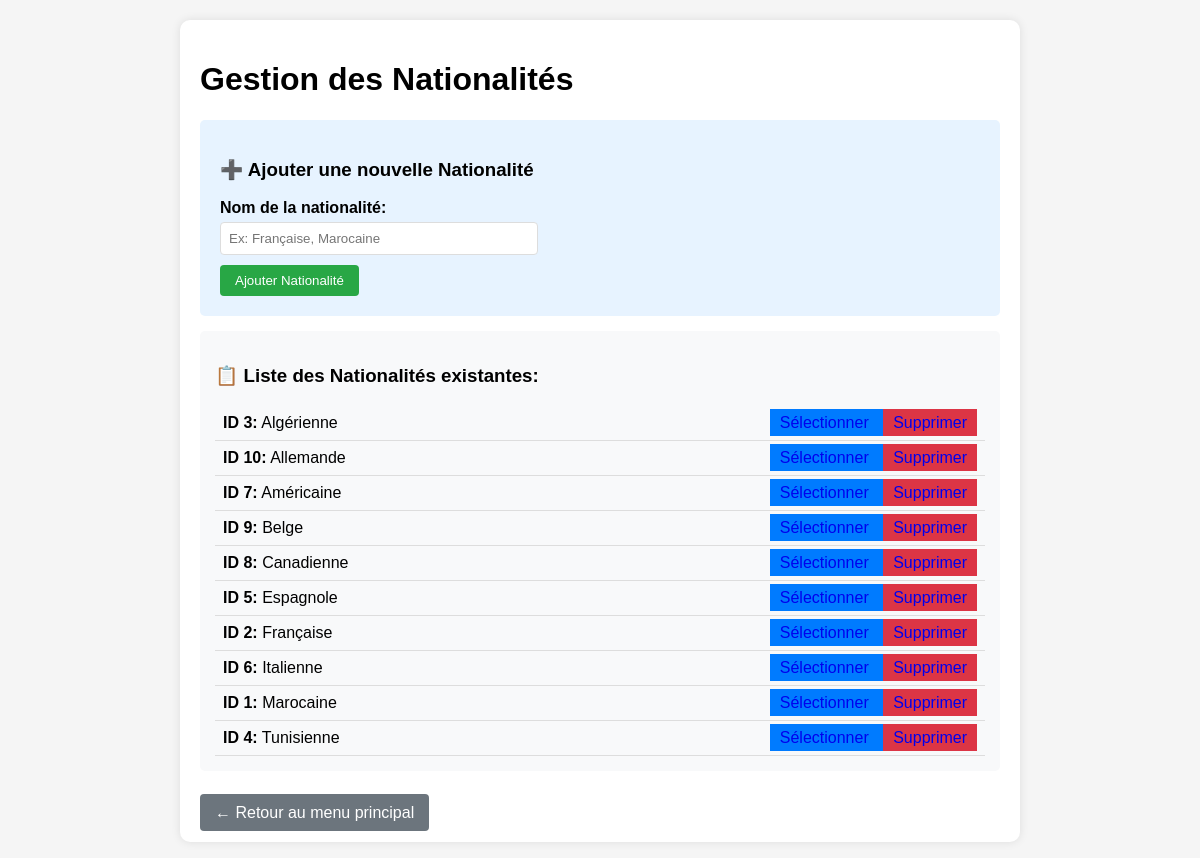
/gestion_nationalites.php, run on the app's committed database.
### tables this page shows
CREATE TABLE `nationalites` (
  `id_nationalite` int(11) NOT NULL,
  `libelle_nationalite` varchar(100) NOT NULL
);

### connexion_base.php (called while the page is built, shortened)
<?php
class ConnexionBase {
    public function __construct() {
        $servername = "localhost";
        $username = "root";
        $password = "";
        $dbname = "base_etudiants_tp2_2025";
        try {
            $this->pdo = new PDO("mysql:host=$servername;dbname=$dbname;charset=utf8", $username, $password);
        } catch(PDOException $e) {
            die("Connection failed: " . $e->getMessage());
        }
    }
}
?>

### gestion_nationalites.php (the view, shortened to what this page needs)
<?php
require_once 'connexion_base.php';
$db = new ConnexionBase();
$requete_nationalites = $db->pdo->query("SELECT * FROM nationalites ORDER BY libelle_nationalite");
$toutes_nationalites = $requete_nationalites->fetchAll(PDO::FETCH_ASSOC);
$nationalite_a_modifier = null;
?>
<!DOCTYPE html>
<html>
<head>
</head>
<body>
    <div class="container">
        <h1>Gestion des Nationalités</h1>
        <div class="form-section">
            <h3><?= $nationalite_a_modifier ? '✏️ Modifier la Nationalité' : '➕ Ajouter une nouvelle Nationalité' ?></h3>
            <form method="POST" action="traitement_nationalites.php">
                <div class="form-group">
                    <label for="libelle_nationalite">Nom de la nationalité:</label>
                    <input type="text" id="libelle_nationalite" name="libelle_nationalite"
                           placeholder="Ex: Française, Marocaine" required
                           value="<?= htmlspecialchars($nationalite_a_modifier['libelle_nationalite'] ?? '') ?>">
                </div>
                <?php if ($nationalite_a_modifier): ?>
                    <button type="submit" name="action" value="modifier" class="btn-modifier">Modifier Nationalité</button>
                    <a href="gestion_nationalites.php" class="btn-ajouter" style="text-decoration: none;">Nouvelle Saisie</a>
                <?php else: ?>
                    <button type="submit" name="action" value="ajouter" class="btn-ajouter">Ajouter Nationalité</button>
                <?php endif; ?>
            </form>
        </div>
        <div class="liste-nationalites">
            <h3>📋 Liste des Nationalités existantes:</h3>
            <?php if (empty($toutes_nationalites)): ?>
                <p>Aucune nationalité trouvée</p>
            <?php else: ?>
                <?php foreach($toutes_nationalites as $nat): ?>
                    <div class="nationalite-item">
                        <span><strong>ID <?= $nat['id_nationalite'] ?>:</strong> <?= htmlspecialchars($nat['libelle_nationalite']) ?></span>
                        <div>
                            <a href="gestion_nationalites.php?id=<?= $nat['id_nationalite'] ?>" class="btn-selectionner" style="text-decoration: none; padding: 5px 10px;">
                                Sélectionner
                            </a>
                            <a href="traitement_nationalites.php?action=supprimer&id=<?= $nat['id_nationalite'] ?>"
                               class="btn-supprimer"
                               onclick="return confirm('Êtes-vous sûr de vouloir supprimer la nationalité : <?= $nat['libelle_nationalite'] ?> ?')"
                               style="text-decoration: none; padding: 5px 10px;">
                                Supprimer
                            </a>
                        </div>
                    </div>
                <?php endforeach; ?>
            <?php endif; ?>
        </div>
        <br>
        <a href="menu_principal.php" style="background: #6c757d; color: white; padding: 10px 15px; text-decoration: none; border-radius: 4px;">← Retour au menu principal</a>
    </div>
</body>
</html>

### gestion_nationalites.php (style rules this page uses)
body { font-family: Arial; margin: 20px; background: #f5f5f5; }
.container { max-width: 800px; margin: 0 auto; background: white; padding: 20px; border-radius: 10px; box-shadow: 0 0 10px rgba(0,0,0,0.1); }
.form-section { background: #e7f3ff; padding: 20px; margin: 15px 0; border-radius: 5px; }
.liste-nationalites { background: #f8f9fa; padding: 15px; margin: 15px 0; border-radius: 5px; }
.nationalite-item { padding: 8px; border-bottom: 1px solid #ddd; display: flex; justify-content: space-between; align-items: center; }
.form-group { margin-bottom: 10px; }
label { display: block; font-weight: bold; margin-bottom: 5px; }
input[type="text"] { padding: 8px; width: 300px; border: 1px solid #ddd; border-radius: 4px; }
button { padding: 8px 15px; margin-right: 5px; border: none; border-radius: 4px; cursor: pointer; color: white; }
.btn-ajouter { background: #28a745; }
.btn-supprimer { background: #dc3545; }
.btn-selectionner { background: #007bff; }

### data on the page
nationalites: id_nationalite "3", libelle_nationalite "Algérienne"
nationalites: id_nationalite "10", libelle_nationalite "Allemande"
nationalites: id_nationalite "7", libelle_nationalite "Américaine"
nationalites: id_nationalite "9", libelle_nationalite "Belge"
nationalites: id_nationalite "8", libelle_nationalite "Canadienne"
nationalites: id_nationalite "5", libelle_nationalite "Espagnole"
nationalites: id_nationalite "2", libelle_nationalite "Française"
nationalites: id_nationalite "6", libelle_nationalite "Italienne"
nationalites: id_nationalite "1", libelle_nationalite "Marocaine"
nationalites: id_nationalite "4", libelle_nationalite "Tunisienne"
